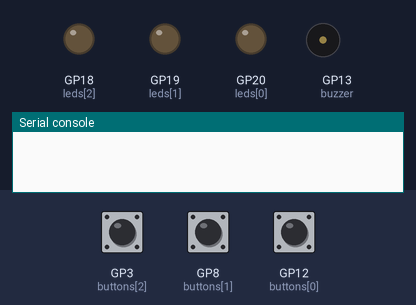
This program was run on a simulated Raspberry Pi Pico running MicroPython. Parts: output pins drawn as LEDs (lit = HIGH), buzzer (waves = sounding), the last lines printed to the serial console. Dashed ring = blinking. Inputs (shaded band) come from the test bench; at power-on: GP3 (buttons[2]) LOW, GP8 (buttons[1]) LOW, GP12 (buttons[0]) LOW.

Above: at 1.2 s.
1.3 s: GP3 (buttons[2]) pulled HIGH for 0.5 s
At 1.7 s:
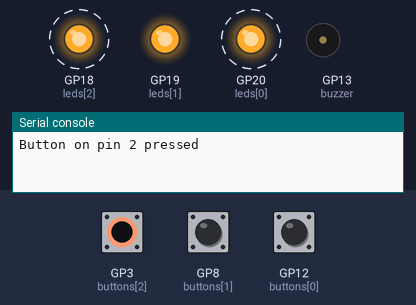
4.8 s: GP8 (buttons[1]) pulled HIGH for 0.5 s
At 5.0 s:
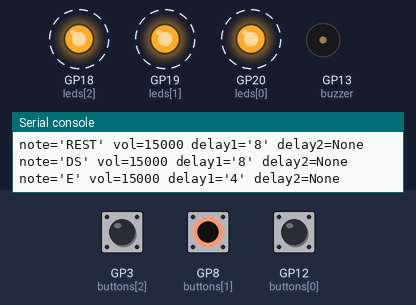
7.0 s: GP12 (buttons[0]) pulled HIGH for 0.5 s
At 8.17 s:
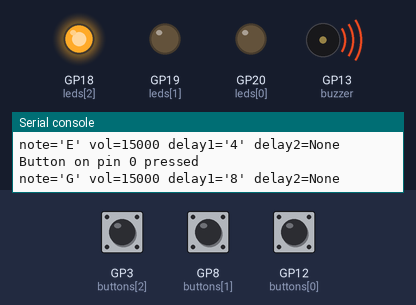
10.5 s: GP12 (buttons[0]) pulled HIGH for 1 s
At 12.3 s:
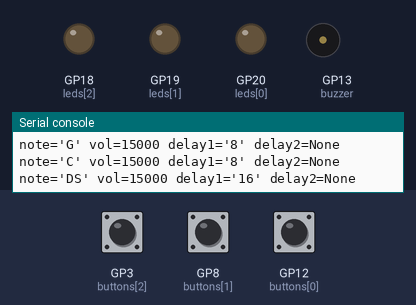
13.5 s: GP3 (buttons[2]) pulled HIGH for 1 s
At 16.24 s:
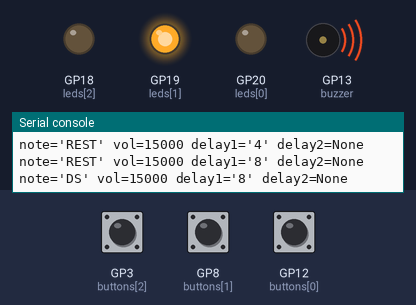
17.5 s: GP3 (buttons[2]) pulled HIGH for 3.2 s
Timing chart, 0 to 23.2 s (numbered marks = the images above; inputs shaded):
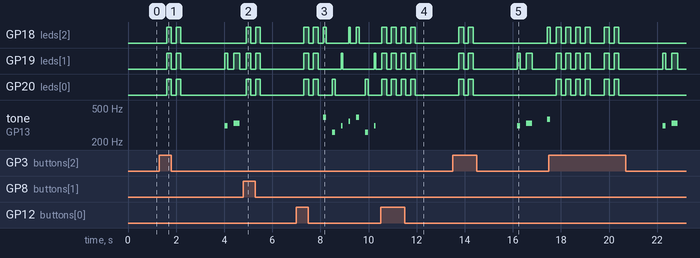

The program:

day5-with-buttons.py
```python
# Imports
import re
from machine import Pin, PWM, ADC
import time

# Set up the Buzzer pin as PWM
buzzer = PWM(Pin(13))  # Set the buzzer to PWM mode
potentiometer = ADC(Pin(27))

# Create our library of tone variables for "Jingle Bells"

A = 440
As = 466
B = 494
C = 261
Cs = 277
D = 293
Ds = 311
E = 330
F = 349
Fs = 370
G = 392
Gs = 415

notes = {
    "A": A,
    "A#": As,
    "AS": As,
    "B": B,
    "C": C,
    "C#": Cs,
    "CS": Cs,
    "D": D,
    "D#": Ds,
    "DS": Ds,
    "E": E,
    "F": F,
    "F#": Fs,
    "FS": Fs,
    "G": G,
    "GS": Gs,
    "G#": Gs,
}

red = ["A", "A#", "AS", "B", "C", "C#", "CS"]
green = ["D", "D#", "DS", "E"]
amber = ["F", "F#", "FS", "G", "G#", "GS"]

leds = [Pin(20, Pin.OUT), Pin(19, Pin.OUT), Pin(18, Pin.OUT)]

buttons = [
    Pin(12, Pin.IN, Pin.PULL_DOWN),
    Pin(8, Pin.IN, Pin.PULL_DOWN),
    Pin(3, Pin.IN, Pin.PULL_DOWN),
]


# Create volume variable (Duty cycle)
max = 65000
min = 1000

led_on = 40_000
led_fade = 1_000
led_off = 100

is_play_pressed = False


def set_leds(value: int = 0):
    for led in leds:
        led.value(value)


def blink_all(times: int, delay: float):
    for _ in range(times):
        set_leds(1)
        time.sleep(delay)
        set_leds(0)
        time.sleep(delay)


def volume() -> int:
    # reading = potentiometer.read_u16() # Read the potentiometer value and store it in our 'reading' variable
    reading = 15_000
    return reading


def get_led(note: str) -> Pin:
    if note in red:
        return leds[0]
    elif note in green:
        return leds[1]
    else:
        return leds[2]


def turn_led_by_freq(note: str, val: int):
    if note in red:
        print(f"Red LED {val}")
        leds[0].value(1)
        # pwm_leds[0].duty_u16(val)
    elif note in green:
        print(f"Green LED {val}")
        leds[1].value(1)
        # pwm_leds[1].duty_u16(val)
    elif note in amber:
        print(f"Amber LED {val}")
        leds[2].value(1)
        # pwm_leds[2].duty_u16(val)


def get_freq_by_note(note: str, oct: str | None) -> int:
    if not oct:
        oct = "4"
    return notes[note] * 2 ** (int(oct) - 4)


def playdelay(delay1: float, delay2) -> None:
    time.sleep(delay1)
    time.sleep(delay2)


def playtone(
    freq: int, led: Pin | None, vol: int, delay1: float, delay2: float
) -> None:
    if led:
        led.value(1)
    buzzer.duty_u16(vol)
    buzzer.freq(freq)
    time.sleep(delay1)
    if led:
        led.value(0)
    buzzer.duty_u16(0)
    time.sleep(delay2)


def kick(vol: int):
    set_leds(1)
    playtone(160, None, vol, 0.01, 0)
    playtone(240, None, vol, 0.01, 0)
    playtone(400, None, vol, 0.005, 0.01)
    set_leds(0)


# Create our function with arguments
def playnote(
    note: str | None, vol: int, oct: str | None, delay1: str | None, delay2: str | None
) -> None:
    print(f"{note=} {vol=} {delay1=} {delay2=}")
    if note:
        delay_note = 0 if delay1 == "0" else 1 / float(delay1) if delay1 else 0.05
        pause = 0 if delay2 == "0" else 1 / float(delay2) if delay2 else 0.25
        if note == "REST":
            playdelay(delay_note, pause)
        elif note == "RESTKICK":
            kick(vol)
        else:
            freq = int(get_freq_by_note(note, oct))
            playtone(freq, get_led(note), vol, delay_note, pause)


button_state = False


def swap_state():
    global button_state
    button_state = not button_state


def is_playing() -> bool:
    for button in buttons:
        if button.value() == 1:
            blink_all(2, 0.2)
            swap_state()
            break

    return button_state


def playmelody(melody: str):
    list_of_notes = melody.split("-")
    for note in list_of_notes:
        if not is_playing():
            break

        vol = volume()

        clean_note = note.strip()
        v = re.match("((\d+):)?([A-z]+)(\d)?(:(\d+))?", clean_note)
        [_, delay1, name, oct, _, delay2] = (
            v.groups() if v else [None, None, None, None, None, None]
        )
        playnote(name, vol, oct, delay1, delay2)

    if is_playing():
        swap_state()


dre = "8:G4:8 - 8:C5:8 - 8:D#5:8 - 8:F5:8 - 8:G4:8 - 8:C5:8 - 8:D#5:8 - 8:F5:8 - 8:G4:8 - 8:C5:8 - 8:D#5:8 - 8:F5:8 - 8:G4:8 - 8:C5:8 - 8:D#5:8 - 8:F5:8 - 8:REST:8 "
mario = "16:E5:16 - 16:E5:16 - 16:E5:8 - 8:REST:8 - 16:C5:16 - 16:E5:16 - 8:G5:8 - 8:REST:8 - 8:G4:8 - 8:REST:8 - 16:C5:16 - 16:G4:16 - 16:E4:16 - 16:A4:16 - 16:B4:16 - 16:A4:16 - 16:G4:16 - 16:E5:16 - 16:G5:16 - 16:A5:8 - 8:REST:8 - 16:F5:16 - 16:G5:16 - 16:F5:16 - 16:E5:16 - 16:D5:16 - 16:E5:16 - 16:C5:16 - 16:D5:16 - 8:B4:8 "
got = "8:G - 8:C - 16:DS - 16:F - 8:G - 8:C - 16:DS - 16:F - 8:G - 8:C - 16:DS - 16:F - 8:G - 8:C - 16:DS - 16:F - 8:G - 8:C - 16:E - 16:F - 8:G - 8:C - 16:E - 16:F - 8:G - 8:C - 16:E - 16:F - 8:G - 8:C - 16:E - 16:F - 4:G - 4:C - 16:DS4 - 16:F4 - 4:G4 - 4:C4 - 16:DS4 - 16:F4 - 1:D4 - 4:F4 - 4:AS3 - 16:DS4 - 16:D4 - 4:F4 - 4:AS3 - 16:DS4 - 16:D4 - 1:C4 - 4:G4 - 4:C4 - 16:DS4 - 16:F4 - 4:G4 - 4:C4 - 16:DS4 - 16:F4 - 1:D4 - 4:F4 - 4:AS3 - 16:DS4 - 16:D4 - 4:F4 - 4:AS3 - 16:DS4 - 16:D4 - 1:C4 - 4:G4 - 4:C4 - 16:DS4 - 16:F4 - 4:G4 - 4:C4 - 16:DS4 - 16:F4 - 2:D4 - 4:F4 - 4:AS3 - 8:D4 - 8:DS4 - 8:D4 - 8:AS3 - 1:C4 - 2:C5 - 2:AS4 - 2:C4 - 2:G4 - 2:DS4 - 4:DS4 - 4:F4 - 1:G4 - 2:C5 - 2:AS4 - 2:C4 - 2:G4 - 2:DS4 - 4:DS4 - 4:D4 - 8:C5 - 8:G4 - 16:GS4 - 16:AS4 - 8:C5 - 8:G4 - 16:GS4 - 16:AS4 - 8:C5 - 8:G4 - 16:GS4 - 16:AS4 - 8:C5 - 8:G4 - 16:GS4 - 16:AS4 - 4:REST - 16:GS5 - 16:AS5 - 8:C6 - 8:G5 - 16:GS5 - 16:AS5 - 8:C6 - 16:G5 - 16:GS5 - 16:AS5 - 8:C6 - 8:G5 - 16:GS5 - 16:AS5"
tokyo_drift = "4:AS4 - 4:REST - 4:AS4 - 4:REST - 4:AS4 - 4:REST - 4:AS4 - 4:REST - 3:AS4 - 3:B4 - 4:DS5 - 4:AS4 - 4:REST - 4:AS4 - 4:REST - 3:AS4 - 3:B4 - 4:DS5 - 4:AS4 - 4:REST - 4:AS4 - 4:REST - 3:AS4 - 3:B4 - 4:DS5 - 4:AS4 - 4:REST - 4:AS4 - 4:REST - 3:AS4 - 3:B4 - 4:DS5 - 4:F5 - 4:REST - 4:F5 - 4:REST - 3:GS5 - 3:FS5 - 4:F5 - 4:AS4 - 4:REST - 4:AS4 - 4:REST - 3:GS5 - 3:FS5 - 4:F5 - 4:AS4 - 4:REST - 4:AS4 - 4:REST - 3:AS4 - 3:B4 - 4:DS5 - 4:AS4 - 4:REST - 4:AS4 - 4:REST - 3:AS4 - 3:B4 - 4:DS5 - 4:AS4 - 4:REST - 4:AS4 - 4:REST"
pink_panter = "2:REST - 4:REST - 8:REST - 8:DS4 - 4:E4 - 8:REST - 8:FS4 - 4:G4 - 8:REST - 8:DS4 - 8:E4 - 8:FS4 - 8:G4 - 8:C5 - 8:B4 - 8:E4 - 8:G4 - 8:B4 - 2:AS4 - 16:A4 - 16:G4 - 16:E4 - 16:D4 - 2:E4 - 4:REST - 8:REST - 4:DS4 - 4:E4 - 8:REST - 8:FS4 - 4:G4 - 8:REST - 8:DS4 - 8:E4 - 8:FS4 - 8:G4 - 8:C5 - 8:B4 - 8:G4 - 8:B4 - 8:E5 - 1:DS5 - 2:D5 - 4:REST - 8:REST - 8:DS4 - 4:E4 - 8:REST - 8:FS4 - 4:G4 - 8:REST - 8:DS4 - 8:E4 - 8:FS4 - 8:G4 - 8:C5 - 8:B4 - 8:E4 - 8:G4 - 8:B4 - 2:AS4 - 16:A4 - 16:G4 - 16:E4 - 16:D4 - 4:E4 - 4:REST - 4:REST - 8:E5 - 8:D5 - 8:B4 - 8:A4 - 8:G4 - 8:E4 - 16:AS4 - 8:A4 - 16:AS4 - 8:A4 - 16:AS4 - 8:A4 - 16:AS4 - 8:A4 - 16:G4 - 16:E4 - 16:D4 - 16:E4 - 16:E4 - 2:E4"
brigada = "4:G4:4 - 8:A4:8 - 8:A#4:8 - 4:A4:4 - 4:G4:4 - 4:F4:4 - 4:E4:4 - 8:F4:8 - 8:G4:8 - 4:D4:4 - 4:E4:4 - 2:G4:4"

melodies = [got, tokyo_drift, pink_panter]


def main():
    set_leds(0)

    while True:
        time.sleep(0.4)  # Short delay

        for i in range(len(buttons)):
            if buttons[i].value() == 1:  # If button is pressed
                print(f"Button on pin {i} pressed")

                playmelody(melodies[i])


main()
```

Measured:
- after the input at 1.3 s, GP18 (leds[2]): alternates HIGH for 0.20 s and LOW for 0.20 s, 4 changes in all, then stays LOW, starting after 0.30 s; GP19 (leds[1]): LOW → HIGH after 0.30 s, → LOW 0.20 s later, → HIGH 0.20 s later, → LOW 0.20 s later, … (8 changes in this stretch)
- after the input at 4.8 s, GP20 (leds[0]): alternates HIGH for 0.20 s and LOW for 0.20 s, 4 changes in all, then stays LOW, starting after 0.11 s; tone on GP13 (buzzer): stops changing and stays silent
- after the input at 7.0 s, GP18 (leds[2]): LOW → HIGH after 0.31 s, → LOW 0.20 s later, → HIGH 0.20 s later, → LOW 0.20 s later, … (10 changes in this stretch); GP19 (leds[1]): LOW → HIGH after 0.31 s, → LOW 0.20 s later, → HIGH 0.20 s later, → LOW 0.20 s later, … (8 changes in this stretch)
- after the input at 10.5 s, GP19 (leds[1]), GP20 (leds[0]): alternates HIGH for 0.20 s and LOW for 0.20 s, 8 changes in all, then stays LOW, starting after 0.05 s; tone on GP13 (buzzer): stops changing and stays silent
- after the input at 13.5 s, GP18 (leds[2]): goes HIGH 0.20 s, LOW 0.20 s, HIGH 0.20 s, LOW 3.1 s, then HIGH, starting after 0.25 s; GP19 (leds[1]): LOW → HIGH after 0.25 s, → LOW 0.20 s later, → HIGH 0.20 s later, → LOW 0.20 s later, … (8 changes in this stretch)
